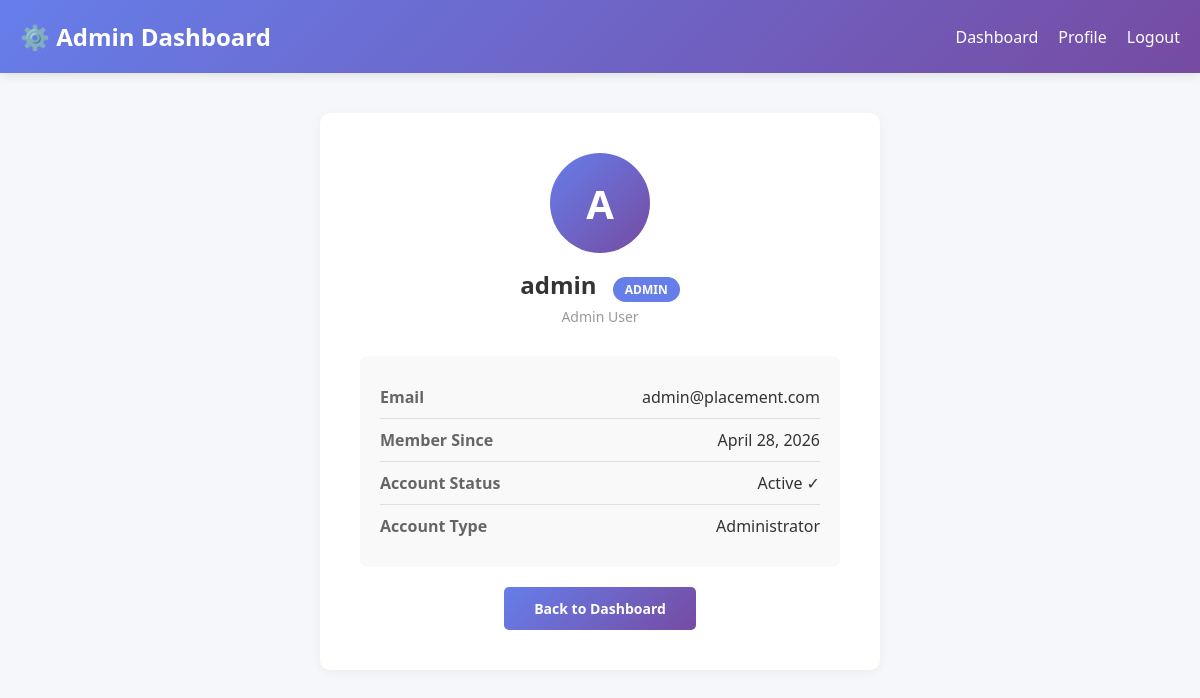
Screenshot of /admin-profile (signed in) with the database file from the repository.
### app.py (models this page shows, shortened)
class Admin(UserMixin, db.Model):
    id = db.Column(db.Integer, primary_key=True)
    username = db.Column(db.String(100), unique=True, nullable=False)
    email = db.Column(db.String(120), unique=True, nullable=False)
    password_hash = db.Column(db.String(200), nullable=False)
    created_at = db.Column(db.DateTime, default=datetime.utcnow)

### app.py (the view)
@app.route('/admin-profile')
def admin_profile():
    if 'admin_id' not in session:
        flash('Unauthorized access!', 'danger')
        return redirect(url_for('admin_login'))
    admin = Admin.query.get(session['admin_id'])
    if not admin:
        flash('Admin not found!', 'danger')
        return redirect(url_for('admin_login'))
    return render_template('admin_profile.html', admin=admin)

### templates/admin_profile.html (shortened to what this page needs)
<!DOCTYPE html>
<html lang="en">
<head>
</head>
<body>
    <div class="navbar">
        <div class="navbar-content">
            <h1>⚙️ Admin Dashboard</h1>
            <div class="navbar-links">
                <a href="{{ url_for('admin_dashboard') }}">Dashboard</a>
                <a href="{{ url_for('admin_profile') }}">Profile</a>
                <a href="{{ url_for('admin_logout') }}">Logout</a>
            </div>
        </div>
    </div>
    <div class="container">
        <div class="profile-card">
            <div class="profile-header">
                <div class="profile-avatar">{{ admin.username[0].upper() }}</div>
                <div class="profile-name">
                    {{ admin.username }}
                    <span class="admin-badge">ADMIN</span>
                </div>
                <div class="profile-role">Admin User</div>
            </div>
            <div class="profile-info">
                <div class="info-item">
                    <span class="info-label">Email</span>
                    <span class="info-value">{{ admin.email }}</span>
                </div>
                <div class="info-item">
                    <span class="info-label">Member Since</span>
                    <span class="info-value">{{ admin.created_at.strftime('%B %d, %Y') if admin.created_at else 'N/A' }}</span>
                </div>
                <div class="info-item">
                    <span class="info-label">Account Status</span>
                    <span class="info-value">Active ✓</span>
                </div>
                <div class="info-item">
                    <span class="info-label">Account Type</span>
                    <span class="info-value">Administrator</span>
                </div>
            </div>
            <div class="button-group">
                <a href="{{ url_for('admin_dashboard') }}" class="btn">Back to Dashboard</a>
            </div>
        </div>
    </div>
</body>
</html>

### templates/admin_profile.html (style rules this page uses)
* { margin: 0; padding: 0; box-sizing: border-box; }
body { font-family: 'Segoe UI', Tahoma, Geneva, Verdana, sans-serif; background: #f5f7fa; }
.navbar { background: linear-gradient(135deg, #667eea 0%, #764ba2 100%); color: white; padding: 20px 0; box-shadow: 0 2px 10px rgba(0, 0, 0, 0.1); }
.navbar-content { max-width: 1200px; margin: 0 auto; padding: 0 20px; display: flex; justify-content: space-between; align-items: center; }
.navbar h1 { font-size: 24px; }
.navbar-links { display: flex; gap: 20px; align-items: center; }
.navbar-links a { color: white; text-decoration: none; transition: opacity 0.3s ease; }
.container { max-width: 600px; margin: 40px auto; padding: 0 20px; }
.profile-card { background: white; padding: 40px; border-radius: 10px; box-shadow: 0 2px 10px rgba(0, 0, 0, 0.05); }
.profile-header { text-align: center; margin-bottom: 30px; }
.profile-avatar { width: 100px; height: 100px; border-radius: 50%; background: linear-gradient(135deg, #667eea 0%, #764ba2 100%); color: white; display: flex; align-items: center; justify-content: center; font-size: 40px; margin: 0 auto 15px; font-weight: bold; }
.profile-name { color: #333; font-size: 24px; font-weight: 700; margin-bottom: 5px; }
.profile-role { color: #999; font-size: 14px; }
.profile-info { background: #f9f9f9; padding: 20px; border-radius: 8px; margin-bottom: 20px; }
.info-item { display: flex; justify-content: space-between; padding: 10px 0; border-bottom: 1px solid #e0e0e0; }
.info-item:last-child { border-bottom: none; }
.info-label { color: #666; font-weight: 600; }
.info-value { color: #333; }
.admin-badge { display: inline-block; background: #667eea; color: white; padding: 4px 12px; border-radius: 20px; font-size: 12px; font-weight: bold; margin-left: 10px; }
.btn { display: inline-block; padding: 12px 30px; background: linear-gradient(135deg, #667eea 0%, #764ba2 100%); color: white; text-decoration: none; border-radius: 5px; transition: all 0.3s ease; border: none; cursor: pointer; font-size: 14px; font-weight: 600; }
.button-group { display: flex; gap: 10px; justify-content: center; margin-top: 20px; flex-wrap: wrap; }

### rows the page displays
Admin: username "A", username "admin", email "admin@placement.com", created_at "April 28, 2026"
